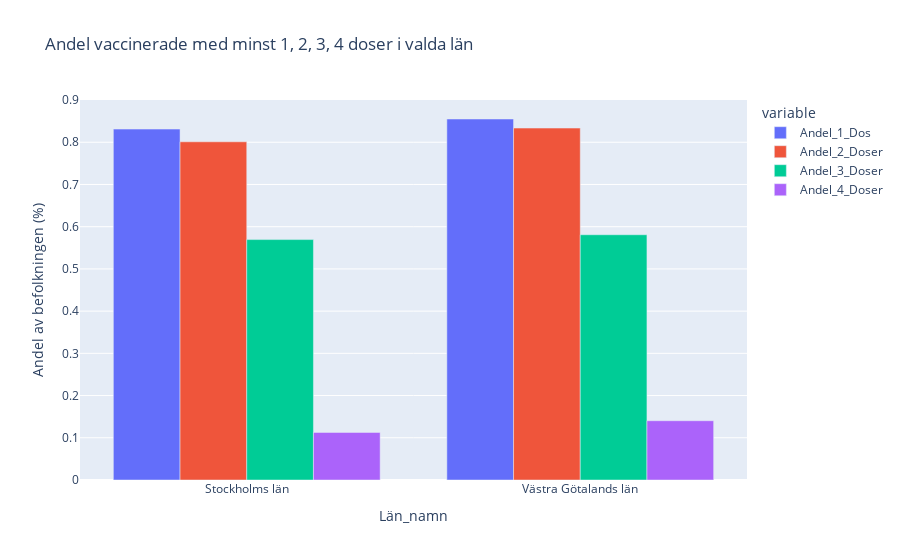

The notebook cell saved with this chart:
### Code cell
# f) Ta Västra Götalands län och Stockholms län och rita diagram över andelen

# Sortera data för Västara Götalands län och Stockholm län
valda_län = df[df['Län_namn'].isin(['Västra Götalands län', 'Stockholms län'])]

# Gruppera data per län och summera antal personner för varje doskategori
vaccine_data_valda_län = valda_län.groupby('Län_namn').agg(
    hela_befolkning = pd.NamedAgg(column='Befolkning', aggfunc='sum'), 
    total_1_Dos=pd.NamedAgg(column='Antal minst 1 dos', aggfunc='sum'),
    total_2_Doser=pd.NamedAgg(column='Antal minst 2 doser', aggfunc='sum'),
    total_3_Doser=pd.NamedAgg(column='Antal 3 doser', aggfunc='sum'),
    total_4_Doser=pd.NamedAgg(column='Antal 4 doser', aggfunc='sum')   
).reset_index()

# Beräkna andelen befolkning per län för varje doskategori
vaccine_data_valda_län['Andel_1_Dos'] =vaccine_data_valda_län['total_1_Dos'] / vaccine_data_valda_län['hela_befolkning']
vaccine_data_valda_län['Andel_2_Doser'] =vaccine_data_valda_län['total_2_Doser'] / vaccine_data_valda_län['hela_befolkning']
vaccine_data_valda_län['Andel_3_Doser'] =vaccine_data_valda_län['total_3_Doser'] / vaccine_data_valda_län['hela_befolkning']
vaccine_data_valda_län['Andel_4_Doser'] =vaccine_data_valda_län['total_4_Doser'] / vaccine_data_valda_län['hela_befolkning']

# Skapa stämpeldiagram för varje för varje doskategori och valda länen 
fig = px.bar(vaccine_data_valda_län, x='Län_namn', y=['Andel_1_Dos', 'Andel_2_Doser', 'Andel_3_Doser', 'Andel_4_Doser'],
title='Andel vaccinerade med minst 1, 2, 3, 4 doser i valda län', barmode='group')
# Byt namn på Y-axeln
fig.update_yaxes(title='Andel av befolkningen (%)')

# Vissa diagrammet 
fig

### Figure 1 — Plotly figure (JSON) as saved in the notebook; plotly's stock layout.template omitted (floating-point values rounded to 4 significant figures)
{"data": [{"alignmentgroup": "True", "hovertemplate": "variable=Andel_1_Dos<br>Län_namn=%{x}<br>value=%{y}<extra></extra>", "legendgroup": "Andel_1_Dos", "marker": {"color": "#636efa", "pattern": {"shape": ""}}, "name": "Andel_1_Dos", "offsetgroup": "Andel_1_Dos", "orientation": "v", "showlegend": true, "textposition": "auto", "type": "bar", "x": ["Stockholms län", "Västra Götalands län"], "xaxis": "x", "y": [0.8312, 0.8551], "yaxis": "y"}, {"alignmentgroup": "True", "hovertemplate": "variable=Andel_2_Doser<br>Län_namn=%{x}<br>value=%{y}<extra></extra>", "legendgroup": "Andel_2_Doser", "marker": {"color": "#EF553B", "pattern": {"shape": ""}}, "name": "Andel_2_Doser", "offsetgroup": "Andel_2_Doser", "orientation": "v", "showlegend": true, "textposition": "auto", "type": "bar", "x": ["Stockholms län", "Västra Götalands län"], "xaxis": "x", "y": [0.8011, 0.8336], "yaxis": "y"}, {"alignmentgroup": "True", "hovertemplate": "variable=Andel_3_Doser<br>Län_namn=%{x}<br>value=%{y}<extra></extra>", "legendgroup": "Andel_3_Doser", "marker": {"color": "#00cc96", "pattern": {"shape": ""}}, "name": "Andel_3_Doser", "offsetgroup": "Andel_3_Doser", "orientation": "v", "showlegend": true, "textposition": "auto", "type": "bar", "x": ["Stockholms län", "Västra Götalands län"], "xaxis": "x", "y": [0.5695, 0.5809], "yaxis": "y"}, {"alignmentgroup": "True", "hovertemplate": "variable=Andel_4_Doser<br>Län_namn=%{x}<br>value=%{y}<extra></extra>", "legendgroup": "Andel_4_Doser", "marker": {"color": "#ab63fa", "pattern": {"shape": ""}}, "name": "Andel_4_Doser", "offsetgroup": "Andel_4_Doser", "orientation": "v", "showlegend": true, "textposition": "auto", "type": "bar", "x": ["Stockholms län", "Västra Götalands län"], "xaxis": "x", "y": [0.1127, 0.1404], "yaxis": "y"}], "layout": {"barmode": "group", "legend": {"title": {"text": "variable"}, "tracegroupgap": 0}, "title": {"text": "Andel vaccinerade med minst 1, 2, 3, 4 doser i valda län"}, "xaxis": {"anchor": "y", "domain": [0, 1], "title": {"text": "Län_namn"}}, "yaxis": {"anchor": "x", "domain": [0, 1], "title": {"text": "Andel av befolkningen (%)"}}}}
